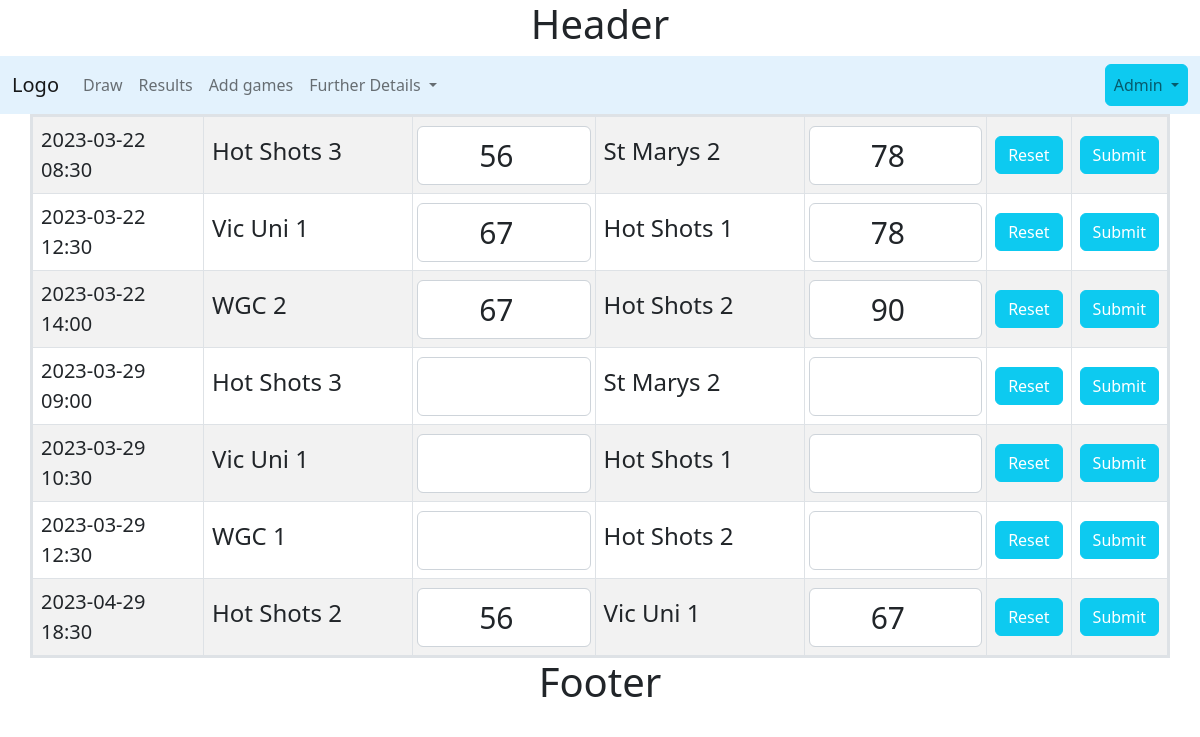
Page /allscores on the earlier database version.
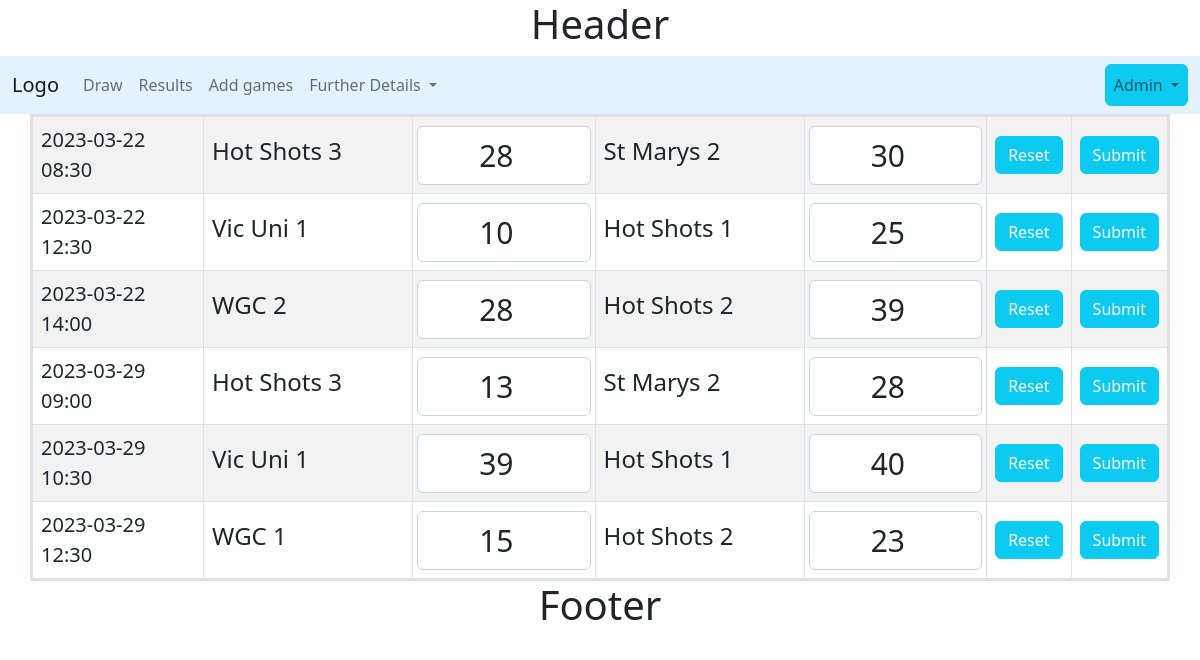
Same page on the later database version.
### tables this page shows
CREATE TABLE draw
(
    draw_id   integer primary key autoincrement,
    draw_date date    not null,
    team_1    integer not null,
    score_1   integer,
    team_2    integer not null,
    score_2   integer,
    foreign key (team_1) references team (team_id),
    foreign key (team_2) references team (team_id),
    unique(draw_date,team_1,team_2)
);

CREATE TABLE team(
    team_id integer primary key autoincrement ,
    team_name text not null unique
);

### server.py (the view, shortened to what this page needs)
@app.route('/allscores' , methods=['GET', 'POST'])
def allscores():
    data = request.args
    complete = False
    if 'complete' in data.keys():
        complete = True
    sql = """ select
        d.draw_id as "game_id",
        d.draw_date as "game_date",
        d.score_1 as "score_1",
        d.score_2 as "score_2",
        b.team_name as "team_1",
        c.team_name as "team_2"
        from draw d
        join team b on  d.team_1 = b.team_id
        join team c on  d.team_2 = c.team_id
        """
    value_tuple = ()
    team_data = run_search_query_tuples(sql, value_tuple, db_path, True)
    if request.method == 'GET':
        return render_template("netball_manage_scores.html", team_data=team_data, complete=complete)

### db_functions.py (called while the page is built)
def run_search_query_tuples(sql_query,values_tuple, file_path, rowfactory=False):
    result = None
    try:
        db = sqlite3.connect(file_path)
        if rowfactory:
            db.row_factory = sqlite3.Row
        cursor = db.cursor()
        cursor.execute(sql_query,values_tuple)
        result = cursor.fetchall()
        cursor.close()
    except sqlite3.Error as error:
        print("Error running search query tuples: {}".format(error))
        return None
    db.close()
    if result is None:
        print("No search values were found")
    return result

### templates/netball_manage_scores.html (shortened to what this page needs)
{% extends "layout.html" %}
{% block content %}
<div class="container-sm border border-2 p-0">
<div class="table-responsive-lg">
  <table class="table table-bordered mx-auto align-middle table-striped m-0">
      {% for row in team_data %}
      <tr>
            <td> {{ row['game_date'] }}</td>
            <td><label for="team1score{{loop.index0}}" class="form-label"> {{row['team_1']}}</label> </td>
            <td class="px-1"><input type="number" class="form-control" form="form{{loop.index0}}" id="team1score{{loop.index0}}" name="score_1"  min="0" max="100" step="1" placeholder="" value={{row['score_1']}} required></td>
            <td>  <label for="team2score{{loop.index0}}" class="form-label"> {{row['team_2']}}</label></td>
            <td class="px-1"> <input type="number" class="form-control" form="form{{loop.index0}}" id="team2score{{loop.index0}}" name="score_2" min="0" max="100" step="1" placeholder="" value={{row['score_2']}} required></td>
            <td class="text-center">   <button type="reset" class="btn btn-info text-white" form="form{{loop.index0}}">Reset</button></td>
            <td class="text-center">   <button type="submit" class="btn btn-info text-white" form="form{{loop.index0}}">Submit</button></td>
      </tr>
      {% endfor %}
       </table>
</div>
</div>
{% endblock %}

Differences in the rows shown:
removed draw: game_date "2023-04-29 18:30", team_1 "Hot Shots 2", score_1 "56", team_2 "Vic Uni 1", score_2 "67"
changed draw (number 1 of 6 on the later page): score_1 "56" → "28"; score_2 "78" → "30"
changed draw (number 2 of 6 on the later page): score_1 "67" → "10"; score_2 "78" → "25"
changed draw "WGC 2": score_1 "67" → "28"; score_2 "90" → "39"
changed draw (number 4 of 6 on the later page): score_1 (not shown) → "13"; score_2 (not shown) → "28"
changed draw (number 5 of 6 on the later page): score_1 (not shown) → "39"; score_2 (not shown) → "40"
changed draw "WGC 1": score_1 (not shown) → "15"; score_2 (not shown) → "23"
